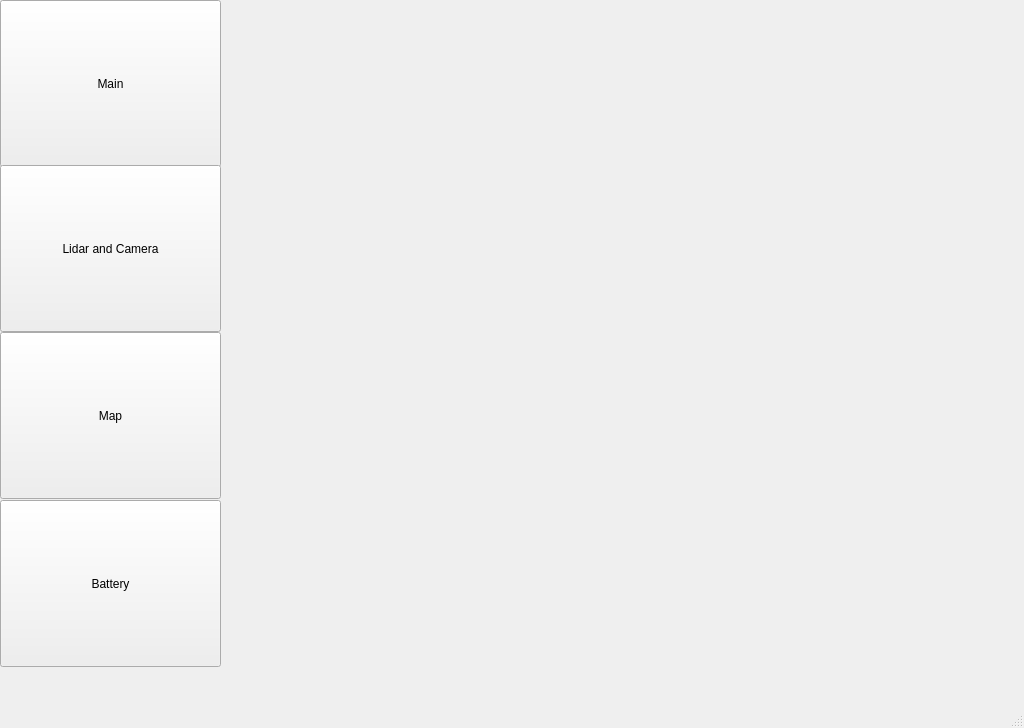
<?xml version="1.0" encoding="UTF-8"?>
<ui version="4.0">
 <class>MainWindow</class>
 <widget class="QMainWindow" name="MainWindow">
  <property name="geometry">
   <rect>
    <x>0</x>
    <y>0</y>
    <width>1024</width>
    <height>728</height>
   </rect>
  </property>
  <property name="windowTitle">
   <string>MainWindow</string>
  </property>
  <widget class="QWidget" name="centralwidget">
   <widget class="QLabel" name="background">
    <property name="geometry">
     <rect>
      <x>220</x>
      <y>0</y>
      <width>801</width>
      <height>681</height>
     </rect>
    </property>
    <property name="text">
     <string/>
    </property>
    <property name="pixmap">
     <pixmap>picture/hehe_4.png</pixmap>
    </property>
    <property name="scaledContents">
     <bool>true</bool>
    </property>
   </widget>
   <widget class="QPushButton" name="main_window">
    <property name="geometry">
     <rect>
      <x>0</x>
      <y>0</y>
      <width>221</width>
      <height>167</height>
     </rect>
    </property>
    <property name="text">
     <string>Main</string>
    </property>
   </widget>
   <widget class="QPushButton" name="lidar_window">
    <property name="geometry">
     <rect>
      <x>0</x>
      <y>165</y>
      <width>221</width>
      <height>167</height>
     </rect>
    </property>
    <property name="text">
     <string>Lidar and Camera</string>
    </property>
   </widget>
   <widget class="QPushButton" name="map_window">
    <property name="geometry">
     <rect>
      <x>0</x>
      <y>332</y>
      <width>221</width>
      <height>167</height>
     </rect>
    </property>
    <property name="text">
     <string>Map</string>
    </property>
   </widget>
   <widget class="QPushButton" name="battery_window">
    <property name="geometry">
     <rect>
      <x>0</x>
      <y>500</y>
      <width>221</width>
      <height>167</height>
     </rect>
    </property>
    <property name="text">
     <string>Battery</string>
    </property>
   </widget>
  </widget>
  <widget class="QMenuBar" name="menubar">
   <property name="geometry">
    <rect>
     <x>0</x>
     <y>0</y>
     <width>1024</width>
     <height>22</height>
    </rect>
   </property>
  </widget>
  <widget class="QStatusBar" name="statusbar"/>
 </widget>
 <resources/>
 <connections/>
</ui>
